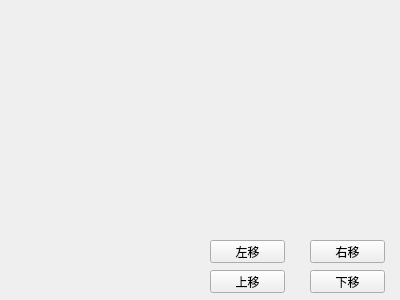
<?xml version="1.0" encoding="UTF-8"?>
<ui version="4.0">
 <class>Widget</class>
 <widget class="QWidget" name="Widget">
  <property name="geometry">
   <rect>
    <x>0</x>
    <y>0</y>
    <width>400</width>
    <height>300</height>
   </rect>
  </property>
  <property name="windowTitle">
   <string>Widget</string>
  </property>
  <widget class="QPushButton" name="btn2">
   <property name="geometry">
    <rect>
     <x>310</x>
     <y>240</y>
     <width>75</width>
     <height>23</height>
    </rect>
   </property>
   <property name="text">
    <string>右移</string>
   </property>
  </widget>
  <widget class="QPushButton" name="btn1">
   <property name="geometry">
    <rect>
     <x>210</x>
     <y>240</y>
     <width>75</width>
     <height>23</height>
    </rect>
   </property>
   <property name="text">
    <string>左移</string>
   </property>
  </widget>
  <widget class="QPushButton" name="btn4">
   <property name="geometry">
    <rect>
     <x>310</x>
     <y>270</y>
     <width>75</width>
     <height>23</height>
    </rect>
   </property>
   <property name="text">
    <string>下移</string>
   </property>
  </widget>
  <widget class="QPushButton" name="btn3">
   <property name="geometry">
    <rect>
     <x>210</x>
     <y>270</y>
     <width>75</width>
     <height>23</height>
    </rect>
   </property>
   <property name="text">
    <string>上移</string>
   </property>
  </widget>
 </widget>
 <layoutdefault spacing="6" margin="11"/>
 <resources/>
 <connections/>
</ui>
